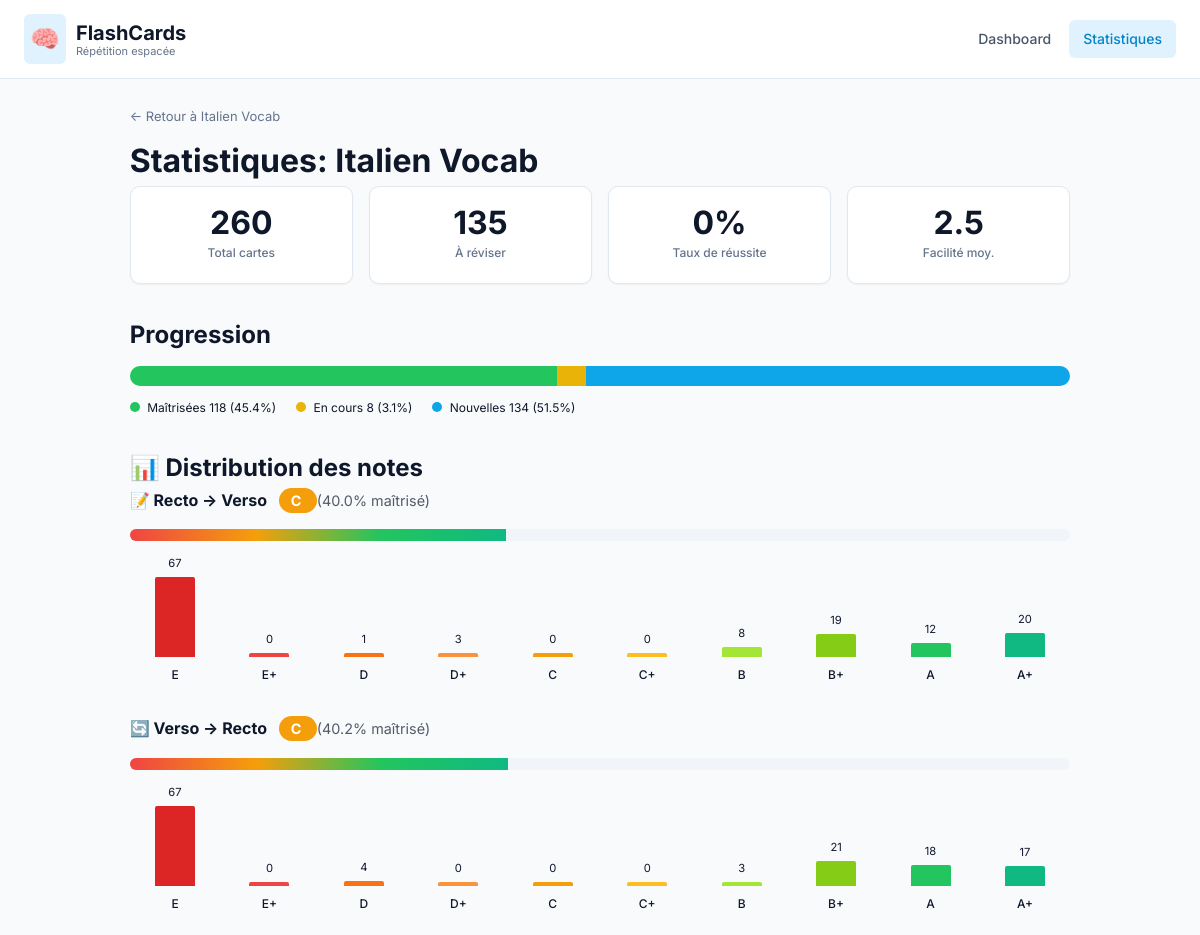
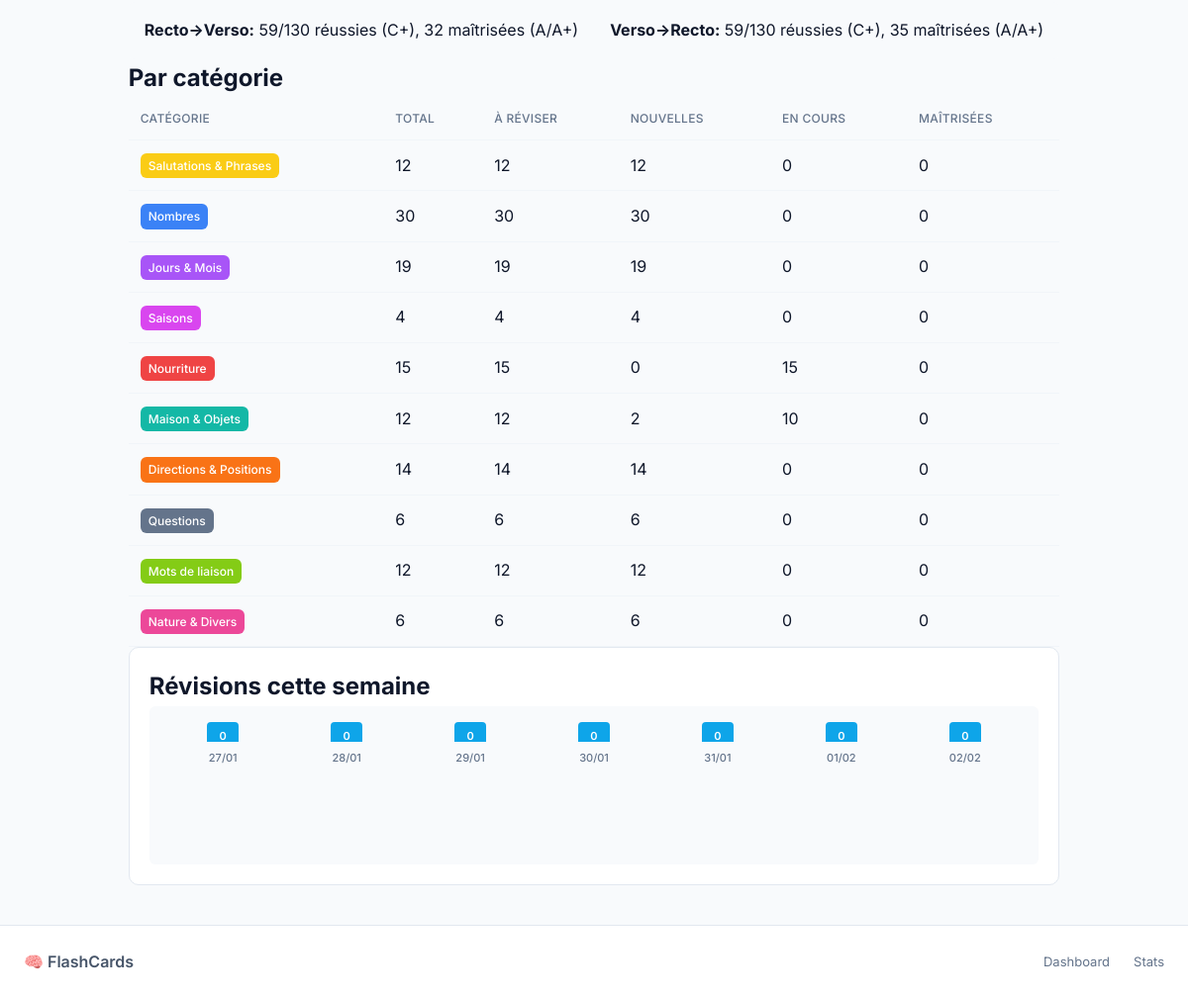
Page /stats/deck/1 on the committed database (2 pictures, top to bottom).
### app/models.py (models this page shows, shortened)
class Deck(db.Model):
    id = db.Column(db.Integer, primary_key=True)
    user_id = db.Column(db.Integer, db.ForeignKey('user.id'), nullable=False)
    name = db.Column(db.String(200), nullable=False)
    description = db.Column(db.Text)
    created_at = db.Column(db.DateTime, default=datetime.utcnow)
    cards = db.relationship('Card', backref='deck', lazy=True, cascade='all, delete-orphan')
    categories = db.relationship('Category', backref='deck', lazy=True, cascade='all, delete-orphan')
    def get_stats(self):
        total = len(self.cards)
        if total == 0:
            return {'total': 0, 'due': 0, 'new': 0, 'learning': 0, 'mastered': 0}
        now = datetime.utcnow()
        due = 0
        new = 0
        learning = 0
        mastered = 0
        for c in self.cards:
            if c.fb_repetitions == 0:
                new += 1
            elif c.fb_repetitions >= 5:
                mastered += 1
            else:
                learning += 1
            if c.fb_next_review and c.fb_next_review <= now:
                due += 1
            if c.bf_repetitions == 0:
                new += 1
            elif c.bf_repetitions >= 5:
                mastered += 1
            else:
                learning += 1
            if c.bf_next_review and c.bf_next_review <= now:
                due += 1
        return {
            'total': total * 2,  # Both directions count
            'due': due,
            'new': new,
            'learning': learning,
            'mastered': mastered
        }

class Card(db.Model):
    id = db.Column(db.Integer, primary_key=True)
    deck_id = db.Column(db.Integer, db.ForeignKey('deck.id'), nullable=False)
    front = db.Column(db.Text, nullable=False)
    back = db.Column(db.Text, nullable=False)
    fb_easiness = db.Column(db.Float, default=2.5)
    fb_interval = db.Column(db.Integer, default=0)
    fb_repetitions = db.Column(db.Integer, default=0)
    fb_next_review = db.Column(db.DateTime, default=datetime.utcnow)
    fb_last_reviewed = db.Column(db.DateTime)
    bf_easiness = db.Column(db.Float, default=2.5)
    bf_interval = db.Column(db.Integer, default=0)
    bf_repetitions = db.Column(db.Integer, default=0)
    bf_next_review = db.Column(db.DateTime, default=datetime.utcnow)
    bf_last_reviewed = db.Column(db.DateTime)
    fb_difficulty = db.Column(db.Float, default=0.0)  # 0 = new, 1-10 = difficulty
    fb_stability = db.Column(db.Float, default=0.0)   # 0 = new, days until R=90%
    bf_difficulty = db.Column(db.Float, default=0.0)
    bf_stability = db.Column(db.Float, default=0.0)
    easiness = db.Column(db.Float, default=2.5)
    interval = db.Column(db.Integer, default=0)
    repetitions = db.Column(db.Integer, default=0)
    next_review = db.Column(db.DateTime, default=datetime.utcnow)
    last_reviewed = db.Column(db.DateTime)
    created_at = db.Column(db.DateTime, default=datetime.utcnow)
    categories = db.relationship('Category', secondary=card_categories, lazy='subquery',
                                 backref=db.backref('cards', lazy=True))
    reviews = db.relationship('Review', backref='card', lazy=True, cascade='all, delete-orphan')

class Category(db.Model):
    id = db.Column(db.Integer, primary_key=True)
    deck_id = db.Column(db.Integer, db.ForeignKey('deck.id'), nullable=False)
    name = db.Column(db.String(100), nullable=False)
    color = db.Column(db.String(7), default='#3498db')  # Hex color
    def get_stats(self):
        total = len(self.cards)
        if total == 0:
            return {'total': 0, 'due': 0, 'new': 0, 'learning': 0, 'mastered': 0}
        now = datetime.utcnow()
        due = sum(1 for c in self.cards if c.next_review and c.next_review <= now)
        new = sum(1 for c in self.cards if c.repetitions == 0)
        learning = sum(1 for c in self.cards if 0 < c.repetitions < 5)
        mastered = sum(1 for c in self.cards if c.repetitions >= 5)
        return {
            'total': total,
            'due': due,
            'new': new,
            'learning': learning,
            'mastered': mastered
        }

### app/routes/stats.py (the view)
@bp.route('/deck/<int:deck_id>')
def deck_stats(deck_id):
    from app.grades import calculate_deck_progress, get_grade_distribution, GRADES
    deck = Deck.query.get_or_404(deck_id)
    stats = deck.get_stats()
    now = datetime.utcnow()
    category_stats = []
    for category in deck.categories:
        cat_stats = category.get_stats()
        category_stats.append({
            'category': category,
            'stats': cat_stats
        })
    if deck.cards:
        avg_easiness = sum(c.easiness for c in deck.cards) / len(deck.cards)
    else:
        avg_easiness = 2.5
    fb_grade_dist = get_grade_distribution(deck.cards, 'fb')
    fb_progress = calculate_deck_progress(deck.cards, 'fb')
    bf_grade_dist = get_grade_distribution(deck.cards, 'bf')
    bf_progress = calculate_deck_progress(deck.cards, 'bf')
    grade_colors = {g[0]: g[3] for g in GRADES}
    grade_order = [g[0] for g in reversed(GRADES)]  # E to A+
    week_ago = now - timedelta(days=7)
    reviews = Review.query.join(Card).filter(
        Card.deck_id == deck_id,
        Review.reviewed_at >= week_ago
    ).all()
    if reviews:
        success_count = sum(1 for r in reviews if r.quality >= 3)
        success_rate = (success_count / len(reviews)) * 100
    else:
        success_rate = 0
    daily_reviews = []
    for i in range(7):
        day = now - timedelta(days=6-i)
        day_start = day.replace(hour=0, minute=0, second=0, microsecond=0)
        day_end = day_start + timedelta(days=1)
        count = Review.query.join(Card).filter(
            Card.deck_id == deck_id,
            Review.reviewed_at >= day_start,
            Review.reviewed_at < day_end
        ).count()
        daily_reviews.append({
            'date': day.strftime('%d/%m'),
            'count': count
        })
    return render_template('stats/deck.html',
                           deck=deck,
                           stats=stats,
                           category_stats=category_stats,
                           avg_easiness=avg_easiness,
                           success_rate=success_rate,
                           total_reviews=len(reviews),
                           daily_reviews=daily_reviews,
                           fb_grade_dist=fb_grade_dist,
                           bf_grade_dist=bf_grade_dist,
                           fb_progress=fb_progress,
                           bf_progress=bf_progress,
                           grade_colors=grade_colors,
                           grade_order=grade_order)

### app/templates/stats/deck.html (shortened to what this page needs)
{% extends 'base.html' %}
{% block content %}
<div class="stats-page">
    <a href="{{ url_for('decks.view_deck', deck_id=deck.id) }}" class="back-link">← Retour à {{ deck.name }}</a>
    <h1>Statistiques: {{ deck.name }}</h1>
    <section class="stats-overview">
        <div class="stat-card">
            <div class="stat-number">{{ stats.total }}</div>
            <div class="stat-label">Total cartes</div>
        </div>
        <div class="stat-card stat-due">
            <div class="stat-number">{{ stats.due }}</div>
            <div class="stat-label">À réviser</div>
        </div>
        <div class="stat-card">
            <div class="stat-number">{{ success_rate|round(1) }}%</div>
            <div class="stat-label">Taux de réussite</div>
        </div>
        <div class="stat-card">
            <div class="stat-number">{{ avg_easiness|round(2) }}</div>
            <div class="stat-label">Facilité moy.</div>
        </div>
    </section>
    <section class="progress-section">
        <h2>Progression</h2>
        {% if stats.total > 0 %}
        <div class="progress-bar-container">
            <div class="progress-bar">
                <div class="progress-segment mastered"
                    style="width: {{ (stats.mastered / stats.total * 100)|round(1) }}%"></div>
                <div class="progress-segment learning"
                    style="width: {{ (stats.learning / stats.total * 100)|round(1) }}%"></div>
                <div class="progress-segment new" style="width: {{ (stats.new / stats.total * 100)|round(1) }}%"></div>
            </div>
        </div>
        <div class="progress-legend">
            <span><span class="dot mastered"></span> Maîtrisées {{ stats.mastered }} ({{ (stats.mastered / stats.total *
                100)|round(1) }}%)</span>
            <span><span class="dot learning"></span> En cours {{ stats.learning }} ({{ (stats.learning / stats.total *
                100)|round(1) }}%)</span>
            <span><span class="dot new"></span> Nouvelles {{ stats.new }} ({{ (stats.new / stats.total * 100)|round(1)
                }}%)</span>
        </div>
        {% else %}
        <p class="hint">Aucune carte dans ce paquet.</p>
        {% endif %}
    </section>
    {% if fb_progress and fb_progress.total_cards > 0 %}
    <section class="grade-section" style="margin-top: 2rem;">
        <h2>📊 Distribution des notes</h2>
        <div class="grade-direction" style="margin-bottom: 2rem;">
            <h3 style="font-size: 1rem; margin-bottom: 1rem;">
                📝 Recto → Verso
                <span class="grade-badge"
                    style="background-color: {{ grade_colors[fb_progress.average_grade] }}; color: white; padding: 0.25rem 0.75rem; border-radius: 1rem; font-size: 0.9rem; margin-left: 0.5rem;">
                    {{ fb_progress.average_grade }}
                </span>
                <span style="font-weight: normal; font-size: 0.9rem; opacity: 0.7;">
                    ({{ fb_progress.progress_percent }}% maîtrisé)
                </span>
            </h3>
            <div
                style="background: var(--gray-100); border-radius: var(--radius-sm); height: 12px; margin-bottom: 1rem; overflow: hidden;">
                <div
                    style="height: 100%; width: {{ fb_progress.progress_percent }}%; background: linear-gradient(90deg, #ef4444, #f59e0b, #22c55e, #10b981); transition: width 0.3s;">
                </div>
            </div>
            <div class="grade-histogram"
                style="display: flex; gap: 0.25rem; align-items: flex-end; height: 100px; margin-bottom: 0.5rem;">
                {% set fb_max = fb_grade_dist.values()|max or 1 %}
                {% for grade in grade_order %}
                {% set count = fb_grade_dist[grade] %}
                <div style="flex: 1; display: flex; flex-direction: column; align-items: center;">
                    <span style="font-size: 0.7rem; margin-bottom: 0.25rem;">{{ count }}</span>
                    <div
                        style="width: 100%; max-width: 40px; height: {{ (count / fb_max * 80)|round }}px; min-height: 4px; background-color: {{ grade_colors[grade] }}; border-radius: 2px 2px 0 0;">
                    </div>
                </div>
                {% endfor %}
            </div>
            <div style="display: flex; gap: 0.25rem;">
                {% for grade in grade_order %}
                <div style="flex: 1; text-align: center; font-size: 0.75rem; font-weight: 500;">{{ grade }}</div>
                {% endfor %}
            </div>
        </div>
        <div class="grade-direction">
            <h3 style="font-size: 1rem; margin-bottom: 1rem;">
                🔄 Verso → Recto
                <span class="grade-badge"
                    style="background-color: {{ grade_colors[bf_progress.average_grade] }}; color: white; padding: 0.25rem 0.75rem; border-radius: 1rem; font-size: 0.9rem; margin-left: 0.5rem;">
                    {{ bf_progress.average_grade }}
                </span>
                <span style="font-weight: normal; font-size: 0.9rem; opacity: 0.7;">
                    ({{ bf_progress.progress_percent }}% maîtrisé)
                </span>
            </h3>
            <div
                style="background: var(--gray-100); border-radius: var(--radius-sm); height: 12px; margin-bottom: 1rem; overflow: hidden;">
                <div
                    style="height: 100%; width: {{ bf_progress.progress_percent }}%; background: linear-gradient(90deg, #ef4444, #f59e0b, #22c55e, #10b981); transition: width 0.3s;">
                </div>
            </div>
            <div class="grade-histogram"
                style="display: flex; gap: 0.25rem; align-items: flex-end; height: 100px; margin-bottom: 0.5rem;">
                {% set bf_max = bf_grade_dist.values()|max or 1 %}
                {% for grade in grade_order %}
                {% set count = bf_grade_dist[grade] %}
                <div style="flex: 1; display: flex; flex-direction: column; align-items: center;">
                    <span style="font-size: 0.7rem; margin-bottom: 0.25rem;">{{ count }}</span>
                    <div
                        style="width: 100%; max-width: 40px; height: {{ (count / bf_max * 80)|round }}px; min-height: 4px; background-color: {{ grade_colors[grade] }}; border-radius: 2px 2px 0 0;">
                    </div>
                </div>
                {% endfor %}
            </div>
            <div style="display: flex; gap: 0.25rem;">
                {% for grade in grade_order %}
                <div style="flex: 1; text-align: center; font-size: 0.75rem; font-weight: 500;">{{ grade }}</div>
                {% endfor %}
            </div>
        </div>
        <div
            style="margin-top: 1.5rem; padding: 1rem; background: var(--gray-50); border-radius: var(--radius-sm); display: flex; gap: 2rem; flex-wrap: wrap;">
            <div>
                <strong>Recto→Verso:</strong>
                {{ fb_progress.passing_count }}/{{ fb_progress.total_cards }} réussies (C+),
                {{ fb_progress.mastered_count }} maîtrisées (A/A+)
            </div>
            <div>
                <strong>Verso→Recto:</strong>
                {{ bf_progress.passing_count }}/{{ bf_progress.total_cards }} réussies (C+),
                {{ bf_progress.mastered_count }} maîtrisées (A/A+)
            </div>
        </div>
    </section>
    {% endif %}
    {% if category_stats %}
    <section class="categories-stats-section">
        <h2>Par catégorie</h2>
        <table class="stats-table">
            <thead>
                <tr>
                    <th>Catégorie</th>
                    <th>Total</th>
                    <th>À réviser</th>
                    <th>Nouvelles</th>
                    <th>En cours</th>
                    <th>Maîtrisées</th>
                </tr>
            </thead>
            <tbody>
                {% for item in category_stats %}
                <tr>
                    <td>
                        <a href="{{ url_for('categories.category_stats', category_id=item.category.id) }}">
                            <span class="category-badge" style="background-color: {{ item.category.color }}">{{
                                item.category.name }}</span>
                        </a>
                    </td>
                    <td>{{ item.stats.total }}</td>
                    <td class="stat-due">{{ item.stats.due }}</td>
                    <td class="stat-new">{{ item.stats.new }}</td>
                    <td class="stat-learning">{{ item.stats.learning }}</td>
                    <td class="stat-mastered">{{ item.stats.mastered }}</td>
                </tr>
                {% endfor %}
            </tbody>
        </table>
    </section>
    {% endif %}
    <section class="chart-section">
        <h2>Révisions cette semaine</h2>
        <div class="bar-chart">
            {% set max_count = daily_reviews|map(attribute='count')|max or 1 %}
            {% for day in daily_reviews %}
            <div class="bar-container">
                <div class="bar" style="height: {{ (day.count / max_count * 100)|round }}%">
                    <span class="bar-value">{{ day.count }}</span>
                </div>
                <span class="bar-label">{{ day.date }}</span>
            </div>
            {% endfor %}
        </div>
    </section>
</div>
{% endblock %}

### rows in the picture
Deck: name "Italien Vocab"
Card: category.name "Salutations & Phrases", stats.total "12", stats.due "12", stats.new "12", stats.learning "0", stats.mastered "0", category.name "Maison & Objets", stats.new "2", stats.learning "10", category.name "Mots de liaison"
Card: category.name "Nombres", stats.total "30", stats.due "30", stats.new "30", stats.learning "0", stats.mastered "0"
Card: category.name "Jours & Mois", stats.total "19", stats.due "19", stats.new "19", stats.learning "0", stats.mastered "0"
Card: category.name "Saisons", stats.total "4", stats.due "4", stats.new "4", stats.learning "0", stats.mastered "0"
Card: category.name "Nourriture", stats.total "15", stats.due "15", stats.new "0", stats.learning "15", stats.mastered "0"
Card: category.name "Directions & Positions", stats.total "14", stats.due "14", stats.new "14", stats.learning "0", stats.mastered "0"
Category: category.name "Questions"
Category: category.name "Nature & Divers"

### other values in the picture
{{ stats.total }} "260"
{{ stats.due }} "135"
{{ success_rate|round(1) }} "0"
{{ avg_easiness|round(2) }} "2.5"
{{ stats.mastered }} "118"
{{ (stats.mastered / stats.total *
                100)|round(1) }} "45.4"
{{ stats.learning }} "8"
{{ (stats.learning / stats.total *
                100)|round(1) }} "3.1"
{{ stats.new }} "134"
{{ (stats.new / stats.total * 100)|round(1) }} "51.5"
{{ fb_progress.average_grade }} "C"
{{ fb_progress.progress_percent }} "40.0"
{{ count }} "67" "0" "1" "3" "0" "0" "8" "19" "12" "20"
{{ grade }} "E" "E+" "D" "D+" "C" "C+" "B" "B+" "A" "A+"
{{ bf_progress.average_grade }} "C"
